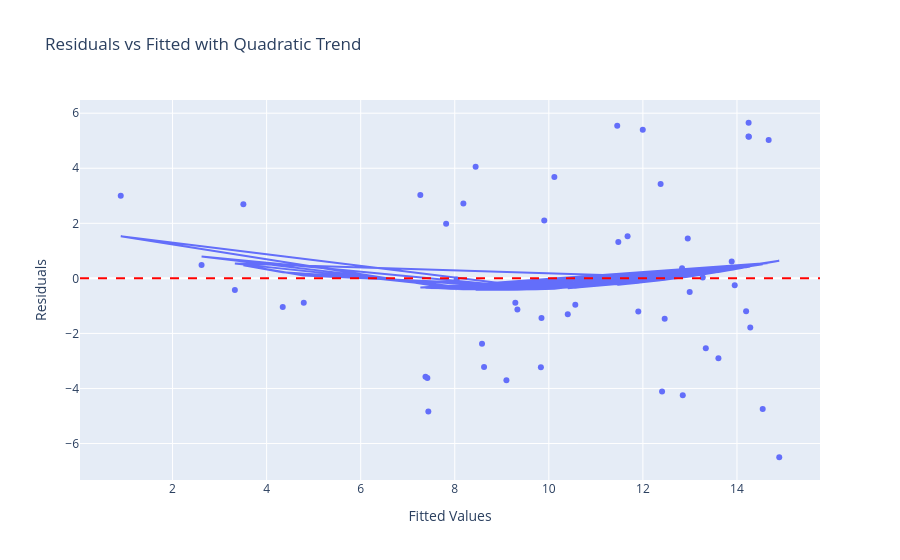

Notebook code cell kept with this figure:
### Code cell
fitted = model4_results.fittedvalues
residuals = model4_results.resid

# Fit a quadratic trend to residuals
coeffs = np.polyfit(fitted, residuals, 2)  # degree 2
quad_fit = np.polyval(coeffs, fitted)

resid_df = pd.DataFrame({
    "fitted": fitted,
    "residuals": residuals,
    "quad_fit": quad_fit
})

fig = px.scatter(resid_df, x="fitted", y="residuals",
                 title="Residuals vs Fitted with Quadratic Trend",
                 labels={"fitted": "Fitted Values", "residuals": "Residuals"})
fig.add_traces(px.line(resid_df, x="fitted", y="quad_fit").data)  # add quadratic trend
fig.add_hline(y=0, line_dash="dash", line_color="red")
fig.show()

### Figure 1 — Plotly figure (JSON) as saved in the notebook; plotly's stock layout.template omitted (floating-point values rounded to 4 significant figures)
{"data": [{"hovertemplate": "Fitted Values=%{x}<br>Residuals=%{y}<extra></extra>", "legendgroup": "", "marker": {"color": "#636efa", "symbol": "circle"}, "mode": "markers", "name": "", "orientation": "v", "showlegend": false, "type": "scatter", "x": [11.48, 12.38, 10.4, 14.25, 11.67, 14.9, 12.95, 12.41, 13.27, 12.83, 14.24, 13.61, 8.623, 12.0, 9.831, 8.444, 9.098, 9.332, 10.12, 14.55, 11.9, 11.45, 12.46, 13.95, 12.99, 14.28, 14.19, 7.438, 9.844, 14.67, 7.418, 7.378, 8.183, 13.34, 7.268, 14.25, 9.288, 7.817, 13.89, 10.56, 4.79, 3.506, 4.343, 9.902, 2.617, 8.58, 3.325, 12.85, 9.98, 0.8987, 8.04], "xaxis": "x", "y": [1.323, 3.423, -1.303, 5.147, 1.526, -6.499, 1.447, -4.107, 0.0276, 0.3679, 5.155, -2.906, -3.223, 5.403, -3.231, 4.056, -3.698, -1.132, 3.683, -4.747, -1.202, 5.546, -1.463, -0.2521, -0.4947, -1.783, -1.194, -4.838, -1.444, 5.026, -3.618, -3.578, 2.717, -2.537, 3.032, 5.653, -0.888, 1.983, 0.6118, -0.9628, -0.8896, 2.694, -1.043, 2.098, 0.483, -2.38, -0.4248, -4.248, -0.2798, 3.001, -0.03988], "yaxis": "y"}, {"hovertemplate": "fitted=%{x}<br>quad_fit=%{y}<extra></extra>", "legendgroup": "", "line": {"color": "#636efa", "dash": "solid"}, "marker": {"symbol": "circle"}, "mode": "lines", "name": "", "orientation": "v", "showlegend": false, "type": "scatter", "x": [11.48, 12.38, 10.4, 14.25, 11.67, 14.9, 12.95, 12.41, 13.27, 12.83, 14.24, 13.61, 8.623, 12.0, 9.831, 8.444, 9.098, 9.332, 10.12, 14.55, 11.9, 11.45, 12.46, 13.95, 12.99, 14.28, 14.19, 7.438, 9.844, 14.67, 7.418, 7.378, 8.183, 13.34, 7.268, 14.25, 9.288, 7.817, 13.89, 10.56, 4.79, 3.506, 4.343, 9.902, 2.617, 8.58, 3.325, 12.85, 9.98, 0.8987, 8.04], "xaxis": "x", "y": [-0.2287, -0.0689, -0.356, 0.4205, -0.1978, 0.6378, 0.05909, -0.06266, 0.1384, 0.0305, 0.418, 0.2278, -0.4146, -0.1422, -0.3955, -0.4099, -0.4175, -0.414, -0.3781, 0.5164, -0.1593, -0.2321, -0.05103, 0.3278, 0.06901, 0.43, 0.402, -0.3483, -0.3948, 0.5592, -0.3464, -0.3426, -0.3998, 0.1553, -0.3318, 0.4187, -0.4149, -0.3786, 0.3089, -0.3414, 0.1043, 0.4751, 0.2221, -0.3916, 0.7895, -0.4136, 0.5352, 0.03412, -0.3871, 1.532, -0.3924], "yaxis": "y"}], "layout": {"legend": {"tracegroupgap": 0}, "shapes": [{"line": {"color": "red", "dash": "dash"}, "type": "line", "x0": 0, "x1": 1, "xref": "x domain", "y0": 0, "y1": 0, "yref": "y"}], "title": {"text": "Residuals vs Fitted with Quadratic Trend"}, "xaxis": {"anchor": "y", "domain": [0, 1], "title": {"text": "Fitted Values"}}, "yaxis": {"anchor": "x", "domain": [0, 1], "title": {"text": "Residuals"}}}}
